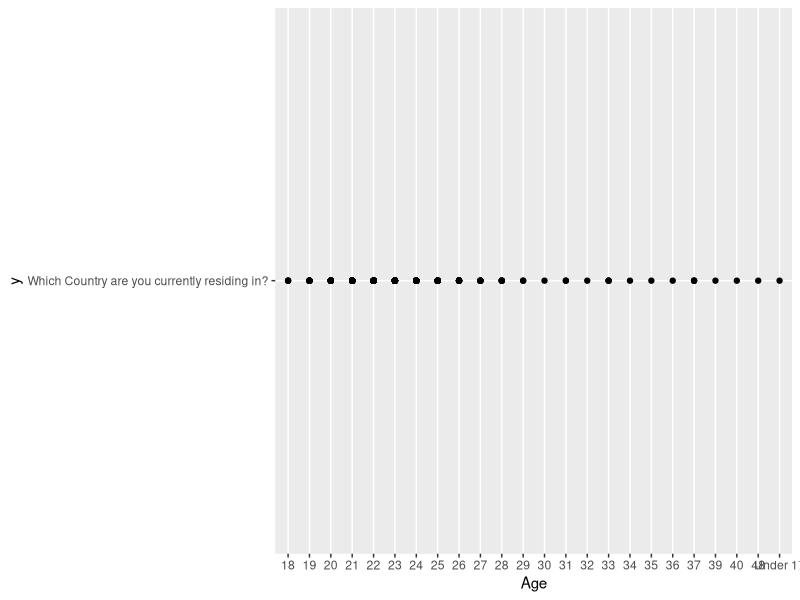
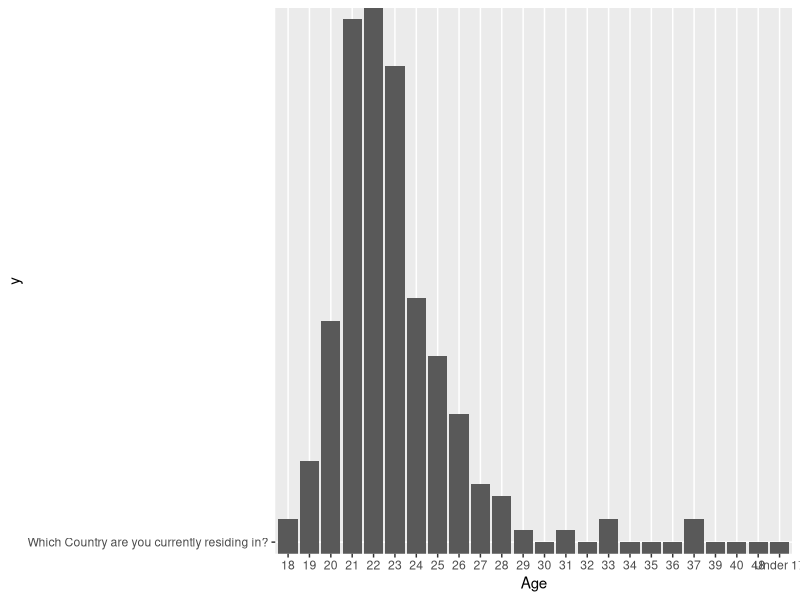
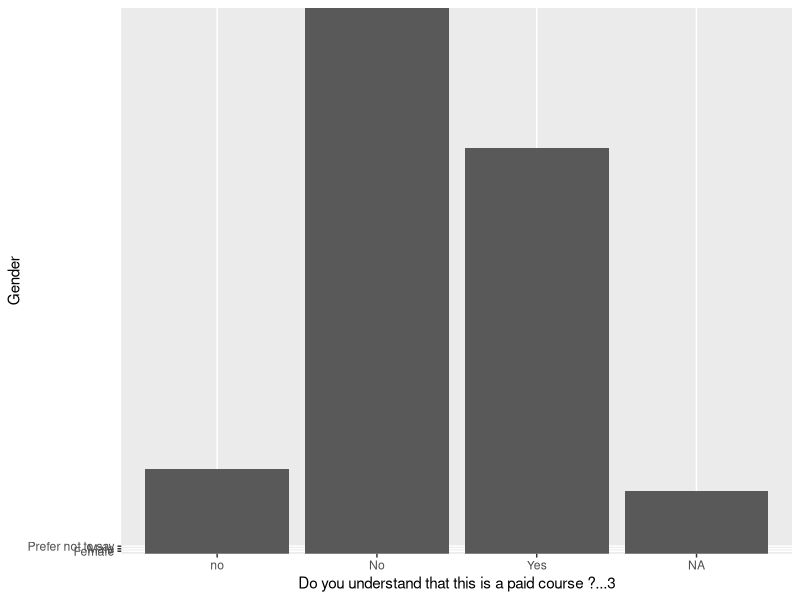

Write the R code that produced these figures, in order.
## ---- chunk 1
knitr::opts_chunk$set(echo = TRUE)
## ---- chunk 2

require(tidyverse)
require(ggplot2)
## ---- chunk 3

course_data <- read_csv("Data/Data - DS C1 Course.csv")

## ---- chunk 4
summary(course_data)


## ---- chunk 5
colnames(course_data)



## ---- chunk 6
is.na(course_data)


## ---- chunk 7

ggplot(course_data, aes(Age, "Which Country are you currently residing in?"))+
  geom_point()

## ---- chunk 8
ggplot(course_data, aes(Age, "Which Country are you currently residing in?"))+
  geom_bar(stat="identity")

## ---- chunk 9
course_data %>% select(Age) %>% n_distinct()


## ---- chunk 10
course_data %>% group_by(`Do you understand that this is a paid course ?...3`) %>% count()


## ---- chunk 11
ggplot(course_data, aes(`Do you understand that this is a paid course ?...3`, Gender)) +
  geom_bar(stat = "identity")


